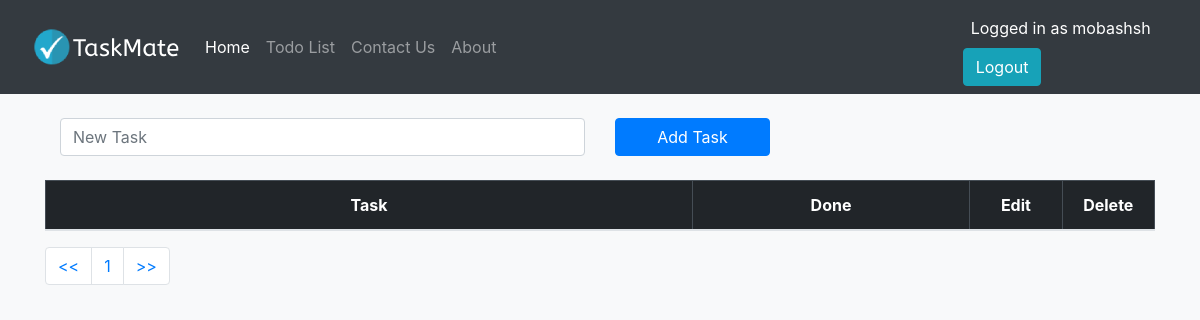
The app's page /todolist/ (signed in), older data.
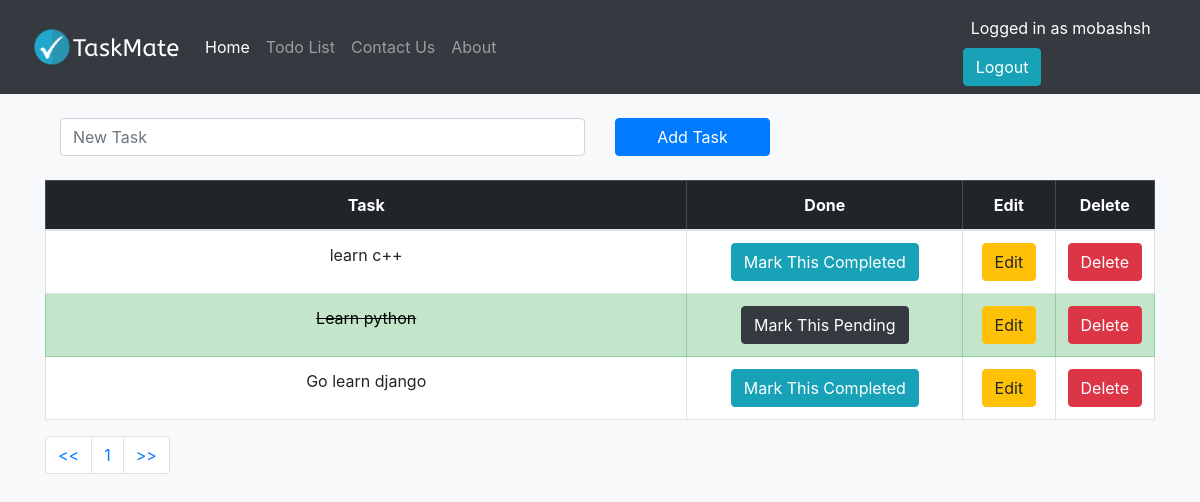
The same page, newer data.
### todolist_app/models.py (models this page shows, shortened)
class TaskList(models.Model):
    manage = models.ForeignKey(User, on_delete=models.CASCADE, default=None)
    task = models.CharField(max_length=300)
    done = models.BooleanField(default=False)

### todolist_app/views.py (the view)
# urls.py: path("todolist/", include('todolist_app.urls')),
@login_required
def todolist(request):
    if request.method == "POST":
        form = TaskForm(request.POST or None)
        if form.is_valid():
            instance = form.save(commit=False)
            instance.manage = request.user
            instance.save()
        messages.success(request, ("New Task added"))
        return redirect('todolist')
    else:
        all_tasks = TaskList.objects.filter(manage=request.user)
        paginator = Paginator(all_tasks, 5)
        page = request.GET.get('pg')
        all_tasks = paginator.get_page(page)
        return render(request, 'todolist.html', {'all_tasks': all_tasks})

### todolist_app/templates/todolist.html (shortened to what this page needs)
{% extends 'base.html' %}
{% block content %}
  <div class="container">
    <br />
    <div class="container">
      <form method="POST">
        <div class="row">
          <div class="col-lg-6">
            <input type="text" class="form-control" name="task" placeholder="New Task">
          </div>
          <div class="col-lg-2">
            <button type="submit" class="btn btn-primary btn-block">Add Task</button>
          </div>
        </div>
      </form>
    </div>
    <br />
    <table class="table table-bordered text-center">
      <thead class="table-dark">
        <th scope="col" class="col-7">Task</th>
        <th scope="col" class="col-3">Done</th>
        <th scope="col" class="col-1">Edit</th>
        <th scope="col" class="col-1">Delete</th>
      </thead>
      <tbody>
        {% if all_tasks %}
          {% for obj in all_tasks %}
            {% if obj.done %}
              <tr class="table-success">
                <td scope="row"><del>{{ obj.task }}</del></td>
                <td>
                  <a href="{% url 'pending_task' obj.id %}"><button type="button" class="btn btn-dark">Mark This Pending</button></a>
                </td>
                <td>
                  <a href="{% url 'edit_task' obj.id %}"><button type="button" class="btn btn-warning">Edit</button></a>
                </td>
                <td>
                  <a href="{% url 'delete_task' obj.id %}"><button type="button" class="btn btn-danger">Delete</button></a>
                </td>
              </tr>
            {% else %}
              <tr>
                <td scope="row">{{ obj.task }}</td>
                <td>
                  <a href="{% url 'complete_task' obj.id %}"><button type="button" class="btn btn-info">Mark This Completed</button></a>
                </td>
                <td>
                  <a href="{% url 'edit_task' obj.id %}"><button type="button" class="btn btn-warning">Edit</button></a>
                </td>
                <td>
                  <a href="{% url 'delete_task' obj.id %}"><button type="button" class="btn btn-danger">Delete</button></a>
                </td>
              </tr>
            {% endif %}
        {% endfor %}
      {% endif %}
    </tbody>
    </table>
  <nav aria-label="...">
    <ul class="pagination">
      <li class="page-item">
        <a class="page-link" href="?pg=1"><<</a>
      </li>
      <li class="page-item active">
        <li class="page-item">
          <a class="page-link" href="?pg={{ all_tasks.number }}">{{ all_tasks.number }}</a>
        </li>
      </li>
      <li class="page-item">
        <a class="page-link" href="?pg = {{all_tasks.paginator.num_pages}}">>></a>
      </li>
    </ul>
  </nav>
</div>
{% endblock content %}

### taskmate/templates/base.html (shortened to what this page needs)
{% load static %}
<!DOCTYPE html>
<html lang="en">
  <head>
    <link href="https://cdn.jsdelivr.net/npm/bootstrap@5.3.0-alpha3/dist/css/bootstrap.min.css"
          rel="stylesheet"
 />
    <link href="https://stackpath.bootstrapcdn.com/bootstrap/4.5.2/css/bootstrap.min.css"
          rel="stylesheet">
    <nav class="navbar navbar-expand-lg navbar-dark bg-dark">
      <div class="container-fluid">
        <a class="navbar-brand" href="{% url 'index' %}">
          <img src="{% static 'images/logo.png' %}">
      </a>
      <div class="collapse navbar-collapse" id="navbarNavAltMarkup">
        <div class="navbar-nav">
          <a class="nav-link active" aria-current="page" href="{% url 'index' %}">Home</a>
          <a class="nav-link" href="{% url 'todolist' %}">Todo List</a>
          <a class="nav-link" href="{% url 'contact' %}">Contact Us</a>
          <a class="nav-link" href="{% url 'about' %}">About</a>
        </div>
      </div>
    </div>
    {% if user.is_authenticated %}
      <div class="form-inline my-2 my-lg-0">
        <div class="p-2 bg-dark text-white">Logged in as {{ user.username }}</div>
        <a href="{% url 'logout' %}">
          <button class="btn btn-info my-2 my-sm-0" type="submit">Logout</button>
        </a>
      </div>
    {% endif %}
  </nav>
</head>
<body class="bg-light">
  {% block content %}
  {% endblock content %}
</body>
</html>

Row changes from the older to the newer data that the page shows:
now on this page (row edited): TaskList: task "learn c++"
added TaskList: task "Learn python"
added TaskList: task "Go learn django"
